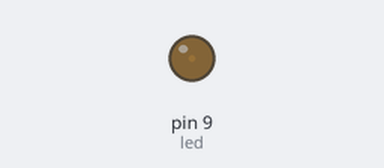
The sketch below on a simulated Arduino Uno, built with avr-gcc and run on an emulated ATmega328P. On the bench: output pins drawn as LEDs (lit = HIGH).

Above: at 0.05 s.
At 0.95 s:
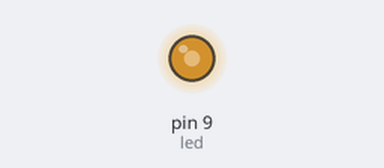
At 1.4 s:
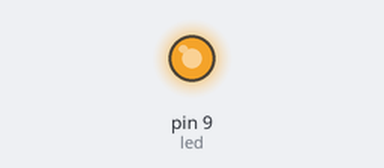
At 2.75 s:
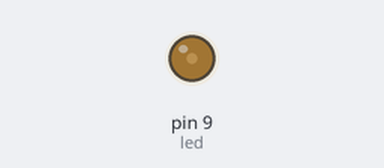
Timing chart, 0 to 7.0 s (numbered marks = the images above):
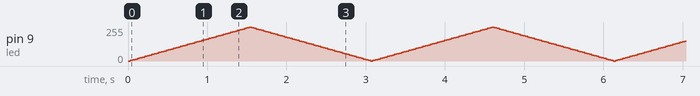

The sketch:

Analog_LED_Pulsing.ino
```cpp
int led = 9;           // the pin that the LED is attached to
int brightness = 0;    // how bright the LED is
int pulseAmount = 5;    // how many points to fade the LED by

// the setup routine runs once when you press reset:
void setup()  {
  // declare pin 9 to be an output:
  pinMode(led, OUTPUT);
}

// the loop routine runs over and over again forever:
void loop()  {
  // set the brightness of pin 9:
  analogWrite(led, brightness);

  // change the brightness for next time through the loop:
  brightness = brightness + pulseAmount;

  // reverse the direction of the fading at the ends of the fade:
  if (brightness == 0 || brightness == 255) {
    pulseAmount = -pulseAmount ;
  }
  // wait for 30 milliseconds to see the dimming effect
  delay(30);
}
```
